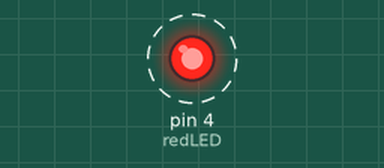
This sketch was run on a simulated Arduino Uno, built with avr-gcc and run on an emulated ATmega328P. On the bench: output pins drawn as LEDs (lit = HIGH). Dashed ring = blinking.

Above: at 0.2 s.
Timing chart, 0 to 3.0 s (numbered marks = the images above):
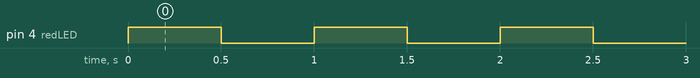

The sketch:

unittest_LED.ino
```cpp
int redLED = 4;

void setup() {
  pinMode(redLED, OUTPUT);
}

void loop() {
  digitalWrite(redLED, HIGH);
  delay(500);
  digitalWrite(redLED, LOW);
  delay(500);
}
```

Measured:
- by itself, pin 4 (redLED): alternates HIGH for 0.50 s and LOW for 0.50 s
